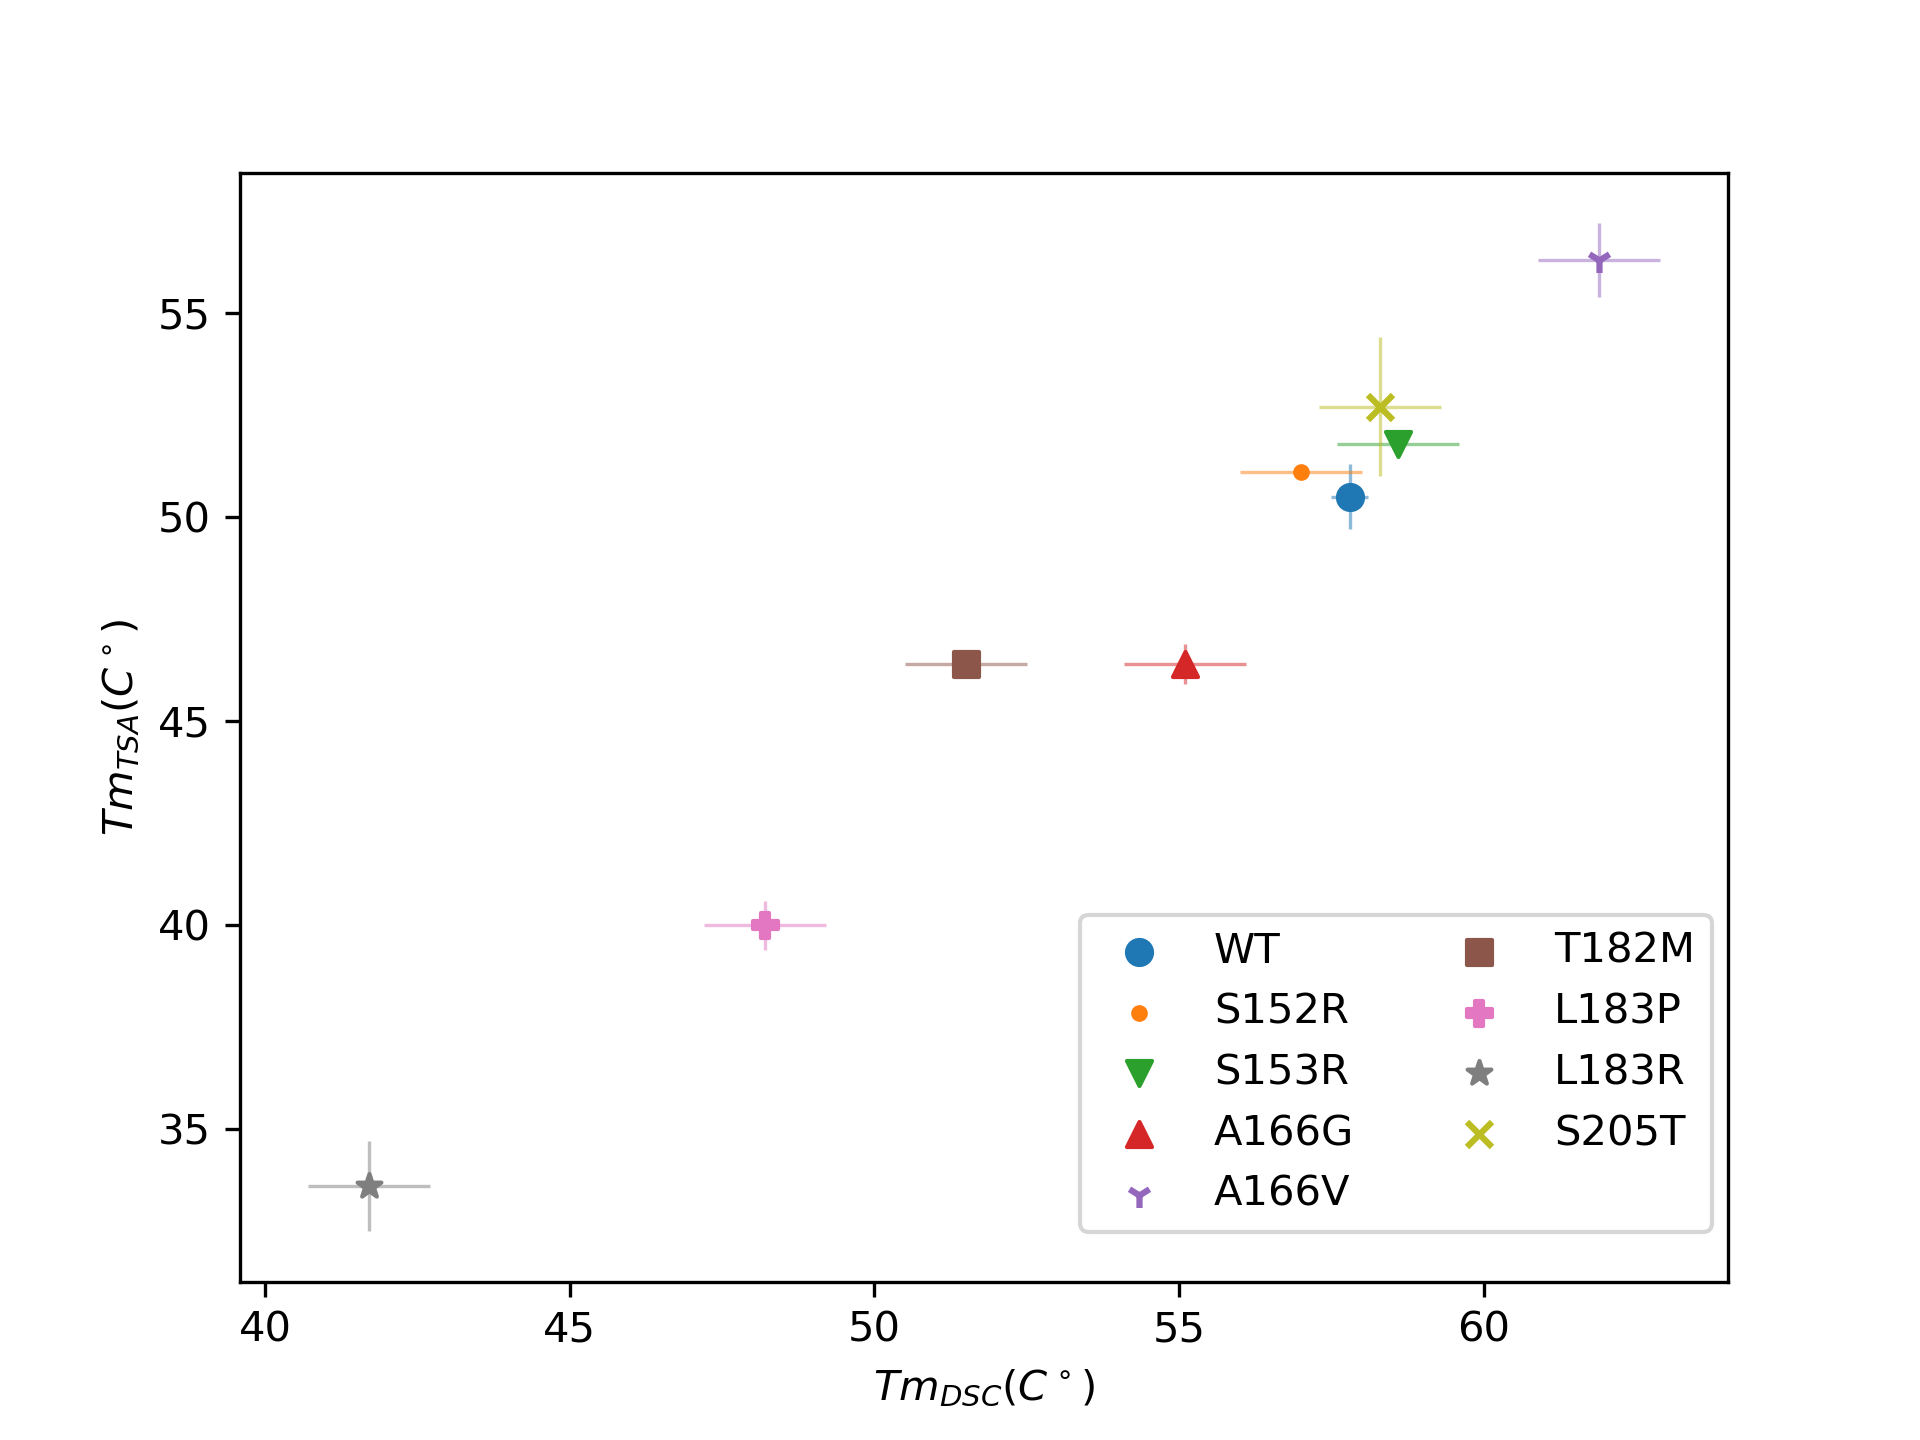

Here is the Python script that generated this plot:
import os, sys
import numpy as np
from matplotlib import pyplot as plt

labels = ['WT','S152R','S153R','A166G','A166V','T182M','L183P','L183R','S205T']
TSA_tm = np.array([(50.5,0.8),(51.1,0.1),(51.8,0.1),(46.4,0.5),(56.3,0.9),(46.4,0.1),(40.0,0.6),(33.6,1.1),(52.7,1.7)])
DSC_tm = np.array([(57.8,0.3),(57.0,1),(58.6,1),(55.1,1),(61.9,1),(51.5,1),(48.2,1),(41.7,1),(58.3,1)])

DSC = {}
TSA = {} 
for i,res in enumerate(labels):
    DSC[res] = DSC_tm[i]
    TSA[res] = TSA_tm[i]

markers = ['o','.','v','^','1','s','P','*','x']
fig,ax = plt.subplots(dpi=300)
for i,label in enumerate(labels):
   ax.scatter(DSC[label][0],TSA[label][0],marker=markers[i],label=label)
   ax.errorbar(DSC[label][0],TSA[label][0],xerr=DSC[label][1],yerr=TSA[label][1],linewidth=0.8,alpha=0.5)
ax.set_xlabel(r'$Tm_{DSC}(C^\circ)$')
ax.set_ylabel(r'$Tm_{TSA}(C^\circ)$')
fig.legend(loc='lower right',ncol=2, borderaxespad=5)
fig.tight_layout
fig.savefig('DSCvTSA.png')


